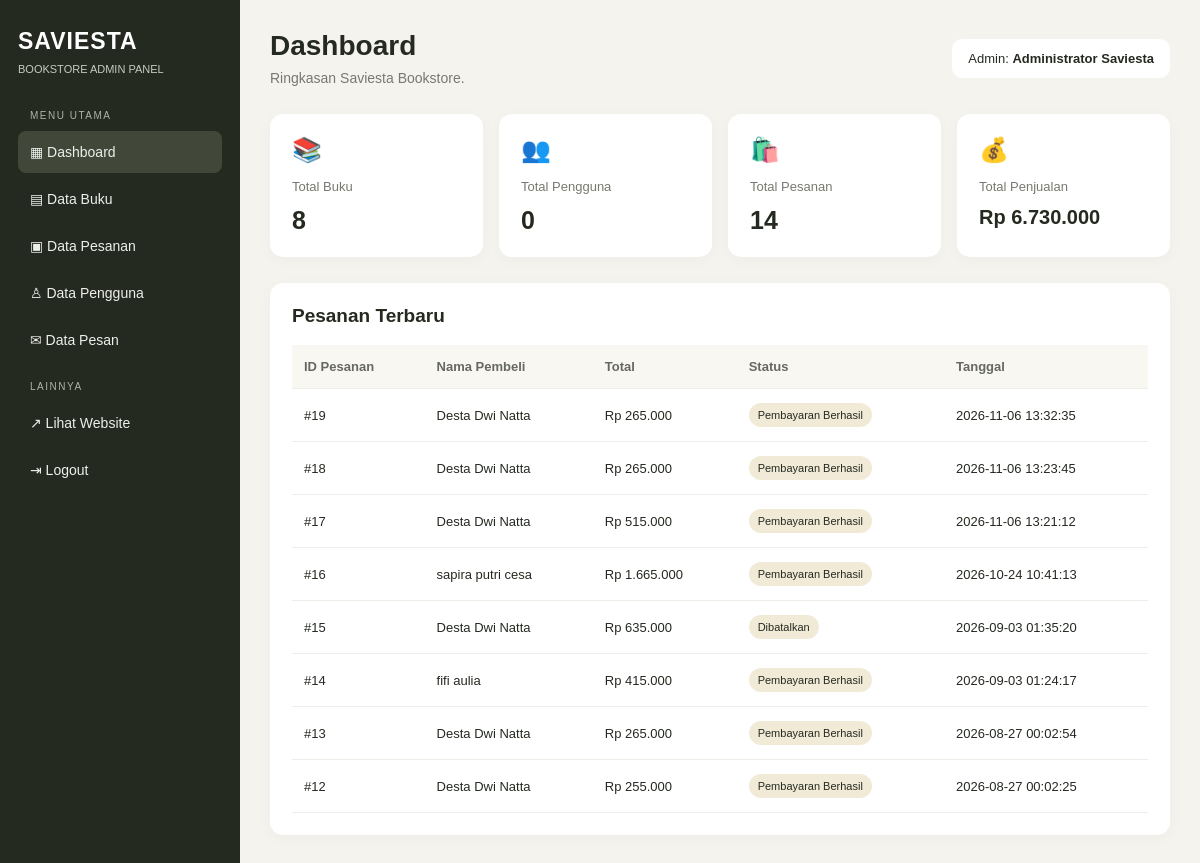
Screenshot of /admin/dashboard.php (signed in) with the database file from the repository.
### tables this page shows
CREATE TABLE `pesanan` (
  `id` int(11) NOT NULL,
  `user_id` int(11) DEFAULT NULL,
  `nama` varchar(100) NOT NULL,
  `alamat` text NOT NULL,
  `telepon` varchar(30) NOT NULL,
  `metode` varchar(50) NOT NULL,
  `subtotal` int(11) NOT NULL,
  `ongkir` int(11) NOT NULL,
  `total` int(11) NOT NULL,
  `status` varchar(50) DEFAULT 'Menunggu Pembayaran',
  `created_at` timestamp NOT NULL DEFAULT current_timestamp(),
  `bukti_transfer` varchar(255) DEFAULT NULL,
  `bukti_pembayaran` varchar(255) DEFAULT NULL
);

### admin/dashboard.php (the view, shortened to what this page needs)
<?php
require_once __DIR__ . "/../koneksi_admin.php";
function ambilAngka($koneksi, $sql) {
    $result = mysqli_query($koneksi, $sql);
    $row = mysqli_fetch_row($result);
    return $row[0] ?? 0;
}
function rupiahAdmin($angka) {
    return "Rp " . number_format((float)$angka, 0, ",", ".");
}
function amanAdmin($data) {
    return htmlspecialchars($data ?? "-", ENT_QUOTES, "UTF-8");
}
$totalBuku = ambilAngka($koneksi, "SELECT COUNT(*) FROM buku");
$totalUser = ambilAngka($koneksi, "SELECT COUNT(*) FROM users");
$totalPesanan = ambilAngka($koneksi, "SELECT COUNT(*) FROM pesanan");
$totalPenjualan = ambilAngka($koneksi, "SELECT COALESCE(SUM(total),0) FROM pesanan");
$pesanan = mysqli_query(
    $koneksi,
    "SELECT id, nama, total, status, created_at
     FROM pesanan
     ORDER BY id DESC
     LIMIT 8"
);
?>
<!DOCTYPE html>
<html lang="id">
<head>
</head>
<body>
<aside class="sidebar">
    <div class="brand">SAVIESTA</div>
    <div class="sub">BOOKSTORE ADMIN PANEL</div>
    <div class="section">MENU UTAMA</div>
    <nav>
        <a class="active" href="dashboard.php">
            ▦ Dashboard
        </a>
        <a href="buku.php">
            ▤ Data Buku
        </a>
        <a href="pesanan.php">
            ▣ Data Pesanan
        </a>
        <a href="users.php">
            ♙ Data Pengguna
        </a>
        <a href="pesan.php">
            ✉ Data Pesan
        </a>
        <div class="section">LAINNYA</div>
        <a href="../index.php" target="_blank">
            ↗ Lihat Website
        </a>
        <a href="logout.php">
            ⇥ Logout
        </a>
    </nav>
</aside>
<main class="main">
    <header class="top">
        <div>
            <h1>Dashboard</h1>
            <p class="muted">
                Ringkasan Saviesta Bookstore.
            </p>
        </div>
        <div class="admin">
            Admin:
            <strong>
                <?= amanAdmin($_SESSION["admin_nama"] ?? "Administrator") ?>
            </strong>
        </div>
    </header>
    <section class="cards">
        <div class="card">
            <div class="icon">📚</div>
            <div class="label">
                Total Buku
            </div>
            <div class="number">
                <?= number_format((int)$totalBuku) ?>
            </div>
        </div>
        <div class="card">
            <div class="icon">👥</div>
            <div class="label">
                Total Pengguna
            </div>
            <div class="number">
                <?= number_format((int)$totalUser) ?>
            </div>
        </div>
        <div class="card">
            <div class="icon">🛍️</div>
            <div class="label">
                Total Pesanan
            </div>
            <div class="number">
                <?= number_format((int)$totalPesanan) ?>
            </div>
        </div>
        <div class="card">
            <div class="icon">💰</div>
            <div class="label">
                Total Penjualan
            </div>
            <div class="number" style="font-size:20px">
                <?= rupiahAdmin($totalPenjualan) ?>
            </div>
        </div>
    </section>
    <section class="panel">
        <h2>Pesanan Terbaru</h2>
        <div class="tablewrap">
            <table>
                <thead>
                    <tr>
                        <th>ID Pesanan</th>
                        <th>Nama Pembeli</th>
                        <th>Total</th>
                        <th>Status</th>
                        <th>Tanggal</th>
                    </tr>
                </thead>
                <tbody>
                    <?php if ($pesanan && mysqli_num_rows($pesanan) > 0): ?>
                        <?php while ($row = mysqli_fetch_assoc($pesanan)): ?>
                            <tr>
                                <td>
                                    #<?= (int)$row["id"] ?>
                                </td>
                                <td>
                                    <?= amanAdmin($row["nama"]) ?>
                                </td>
                                <td>
                                    <?= rupiahAdmin($row["total"] ?? 0) ?>
                                </td>
                                <td>
                                    <span class="status">
                                        <?= amanAdmin($row["status"]) ?>
                                    </span>
                                </td>
                                <td>
                                    <?= amanAdmin($row["created_at"]) ?>
                                </td>
                            </tr>
                        <?php endwhile; ?>
                    <?php endif; ?>
                </tbody>
            </table>
        </div>
    </section>
</main>
</body>
</html>

### admin/dashboard.php (style rules this page uses)
* { box-sizing: border-box; margin: 0; padding: 0; }
body { font-family: Arial, sans-serif; background: #f5f3ed; color: #252a21; }
.sidebar { position: fixed; inset: 0 auto 0 0; width: 240px; background: #252a21; color: #fff; padding: 28px 18px; overflow-y: auto; }
.brand { font-size: 23px; font-weight: 800; letter-spacing: 1px; }
.sub { font-size: 11px; color: #c8cabe; margin: 8px 0 35px; }
.section { font-size: 10px; letter-spacing: 1.5px; color: #aeb2a7; margin: 20px 12px 10px; }
nav a { display: block; color: #eeefe9; text-decoration: none; padding: 13px 12px; border-radius: 8px; margin: 5px 0; font-size: 14px; transition: .2s; }
nav a:hover, nav a.active { background: #41483a; }
.main { margin-left: 240px; padding: 30px; max-width: 1600px; }
.top { display: flex; justify-content: space-between; align-items: center; gap: 18px; margin-bottom: 28px; }
h1 { font-size: 28px; margin-bottom: 8px; }
.muted { font-size: 14px; color: #77796f; }
.admin { background: #fff; padding: 12px 16px; border-radius: 10px; font-size: 13px; }
.cards { display: grid; grid-template-columns: repeat(4, minmax(0, 1fr)); gap: 16px; margin-bottom: 26px; }
.card, .panel { background: #fff; border-radius: 13px; padding: 22px; box-shadow: 0 3px 15px #00000008; }
.icon { font-size: 24px; margin-bottom: 15px; }
.label { font-size: 13px; color: #77796f; margin-bottom: 12px; }
.number { font-size: 25px; font-weight: 800; overflow-wrap: anywhere; }
.panel { margin-bottom: 25px; }
.panel h2 { font-size: 19px; margin-bottom: 18px; }
.tablewrap { overflow-x: auto; }
table { border-collapse: collapse; width: 100%; min-width: 620px; }
th, td { text-align: left; padding: 14px 12px; border-bottom: 1px solid #eeeee8; font-size: 13px; }
th { background: #f8f7f2; color: #66695f; }
.status { display: inline-block; background: #f1ead7; padding: 6px 9px; border-radius: 20px; font-size: 11px; }

### rows the page displays
pesanan: id "19", nama "Desta Dwi Natta", total "Rp 265.000", status "Pembayaran Berhasil", created_at "2026-11-06 13:32:35"
pesanan: id "18", nama "Desta Dwi Natta", total "Rp 265.000", status "Pembayaran Berhasil", created_at "2026-11-06 13:23:45"
pesanan: id "17", nama "Desta Dwi Natta", total "Rp 515.000", status "Pembayaran Berhasil", created_at "2026-11-06 13:21:12"
pesanan: id "16", nama "sapira putri cesa", total "Rp 1.665.000", status "Pembayaran Berhasil", created_at "2026-10-24 10:41:13"
pesanan: id "15", nama "Desta Dwi Natta", total "Rp 635.000", status "Dibatalkan", created_at "2026-09-03 01:35:20"
pesanan: id "14", nama "fifi aulia", total "Rp 415.000", status "Pembayaran Berhasil", created_at "2026-09-03 01:24:17"
pesanan: id "13", nama "Desta Dwi Natta", total "Rp 265.000", status "Pembayaran Berhasil", created_at "2026-08-27 00:02:54"
pesanan: id "12", nama "Desta Dwi Natta", total "Rp 255.000", status "Pembayaran Berhasil", created_at "2026-08-27 00:02:25"

### other values shown
amanAdmin($_SESSION["admin_nama"] ?? "Administrator") "Administrator Saviesta"
$totalBuku "8"
$totalUser "0"
$totalPesanan "14"
rupiahAdmin($totalPenjualan) "Rp 6.730.000"
